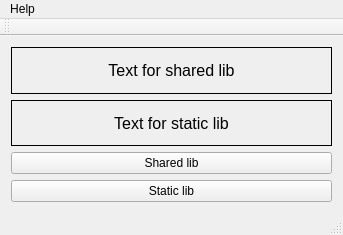
<?xml version="1.0" encoding="UTF-8"?>
<ui version="4.0">
 <class>MainWindow</class>
 <widget class="QMainWindow" name="MainWindow">
  <property name="geometry">
   <rect>
    <x>0</x>
    <y>0</y>
    <width>343</width>
    <height>235</height>
   </rect>
  </property>
  <property name="windowTitle">
   <string>MainWindow</string>
  </property>
  <widget class="QWidget" name="centralWidget">
   <layout class="QVBoxLayout" name="verticalLayout">
    <item>
     <widget class="QLabel" name="lbShared">
      <property name="font">
       <font>
        <pointsize>12</pointsize>
       </font>
      </property>
      <property name="toolTip">
       <string extracomment="Fielt to show messages"/>
      </property>
      <property name="frameShape">
       <enum>QFrame::Box</enum>
      </property>
      <property name="text">
       <string>Text for shared lib</string>
      </property>
      <property name="alignment">
       <set>Qt::AlignCenter</set>
      </property>
     </widget>
    </item>
    <item>
     <widget class="QLabel" name="lbStatic">
      <property name="font">
       <font>
        <pointsize>12</pointsize>
       </font>
      </property>
      <property name="toolTip">
       <string extracomment="Fielt to show messages"/>
      </property>
      <property name="frameShape">
       <enum>QFrame::Box</enum>
      </property>
      <property name="text">
       <string>Text for static lib</string>
      </property>
      <property name="alignment">
       <set>Qt::AlignCenter</set>
      </property>
     </widget>
    </item>
    <item>
     <widget class="QPushButton" name="btShared">
      <property name="text">
       <string>Shared lib</string>
      </property>
     </widget>
    </item>
    <item>
     <widget class="QPushButton" name="btStatic">
      <property name="text">
       <string>Static lib</string>
      </property>
     </widget>
    </item>
   </layout>
  </widget>
  <widget class="QMenuBar" name="menuBar">
   <property name="geometry">
    <rect>
     <x>0</x>
     <y>0</y>
     <width>343</width>
     <height>20</height>
    </rect>
   </property>
   <widget class="QMenu" name="menuHelp">
    <property name="title">
     <string>Help</string>
    </property>
    <addaction name="actionAbout"/>
   </widget>
   <addaction name="menuHelp"/>
  </widget>
  <widget class="QToolBar" name="mainToolBar">
   <attribute name="toolBarArea">
    <enum>TopToolBarArea</enum>
   </attribute>
   <attribute name="toolBarBreak">
    <bool>false</bool>
   </attribute>
  </widget>
  <widget class="QStatusBar" name="statusBar"/>
  <action name="actionAbout">
   <property name="text">
    <string>About</string>
   </property>
  </action>
 </widget>
 <layoutdefault spacing="6" margin="11"/>
 <resources/>
 <connections/>
</ui>
